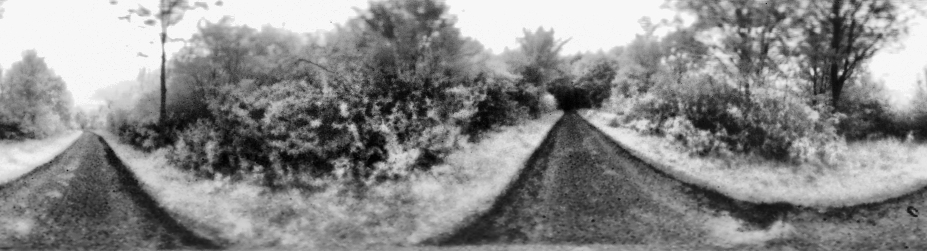
#> input picture figure_scripts/0051_120518-142858_tonemapped.jpg, 927 x 251 px
$ jupyter execute figure1.ipynb
#> lines starting #> are read from the running program, lines starting #| are printed output that depends on the picture
[cell 1]
import sys
sys.path.append('../lib/python/')

import moving_edges

import matplotlib.pyplot as plt
import cv2
import numpy as np
from tabulate import tabulate

plt.rcParams['mathtext.fontset'] = 'cm'
import os
save_filepath = os.getcwd() + "/../figures/"


plt.rcParams['font.sans-serif'] = "Arial"
# Then, "ALWAYS use sans-serif fonts"
plt.rcParams['font.family'] = "sans-serif"
plt.rcParams['pdf.fonttype'] = 42
plt.rcParams['ps.fonttype'] = 42
plt.rcParams['font.size'] = '16'

[cell 2]
image = cv2.imread('0051_120518-142858_tonemapped.jpg', cv2.IMREAD_GRAYSCALE)
#> image is the input picture: shape (251, 927); min 0, max 249, mean 137.1
plt.imshow(image)
print(np.shape(image))
#| (251, 927)

[cell 3]
fig = plt.figure(figsize = (5, 3))
ax = plt.subplot(121)
plt.title("Time forward\n")
arr = np.zeros((927, 927 * 3))
row = image[100, :]
#> row = 927 values, max 248 at index 76, min 1 at index 566, mean 115.7
arr[0, :] = row.repeat(3)
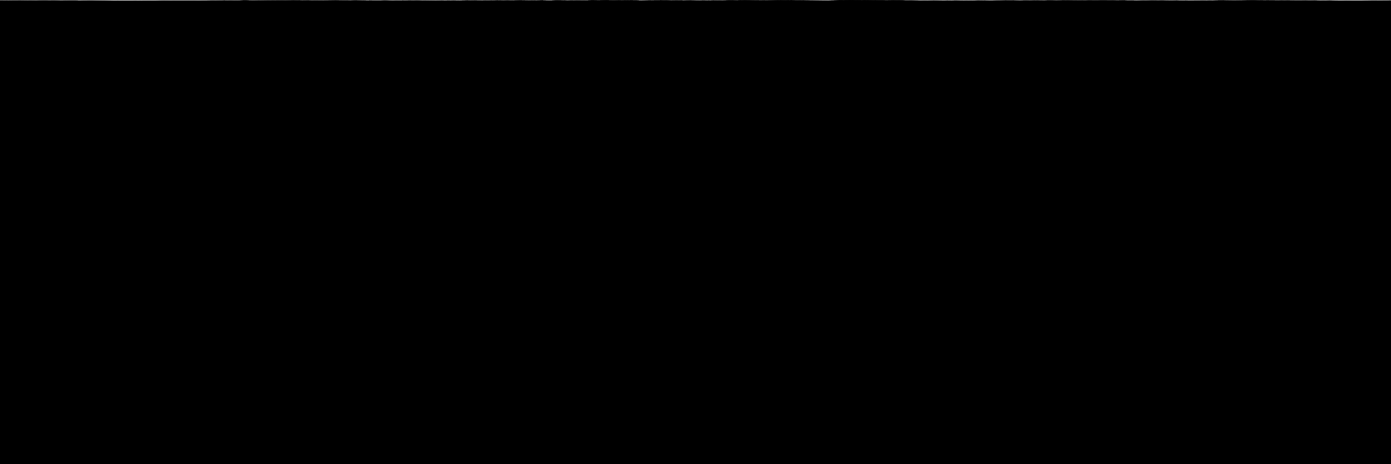
#> arr: shape (927, 2781) float64 (shown at 1/2 size); min 0, max 248, mean 0.1
for i in range(1, np.shape(arr)[0]*2//5):
    arr[i, :] = np.roll(arr[i-1, :], 3)
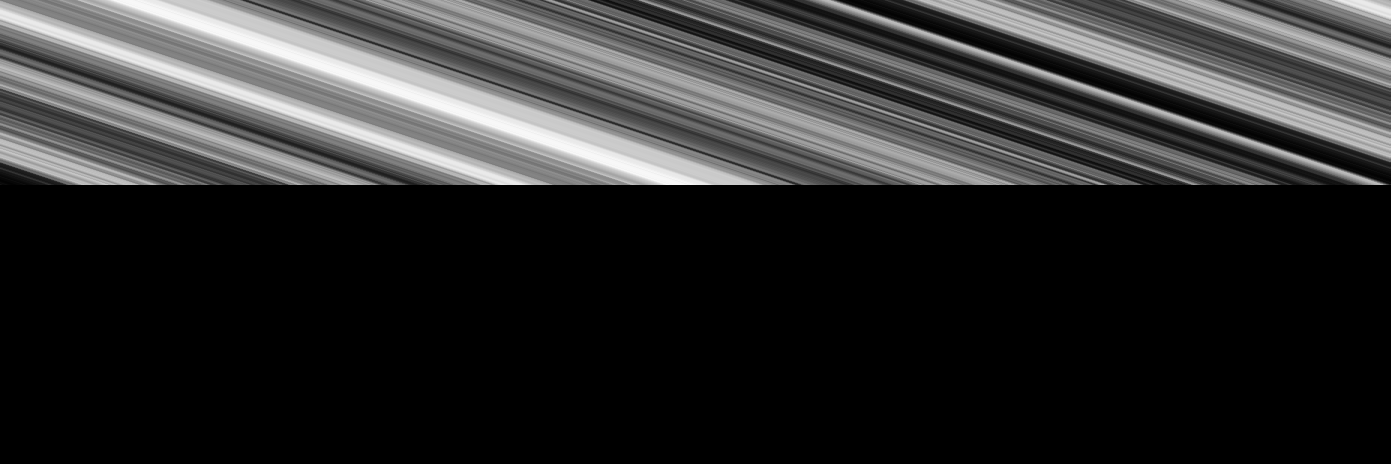
#> arr: shape (927, 2781) float64 (shown at 1/2 size); min 0, max 248, mean 46.2
for i in range(np.shape(arr)[0]*2//5, np.shape(arr)[0]):
    arr[i, :] = np.roll(arr[i-1, :], -1)
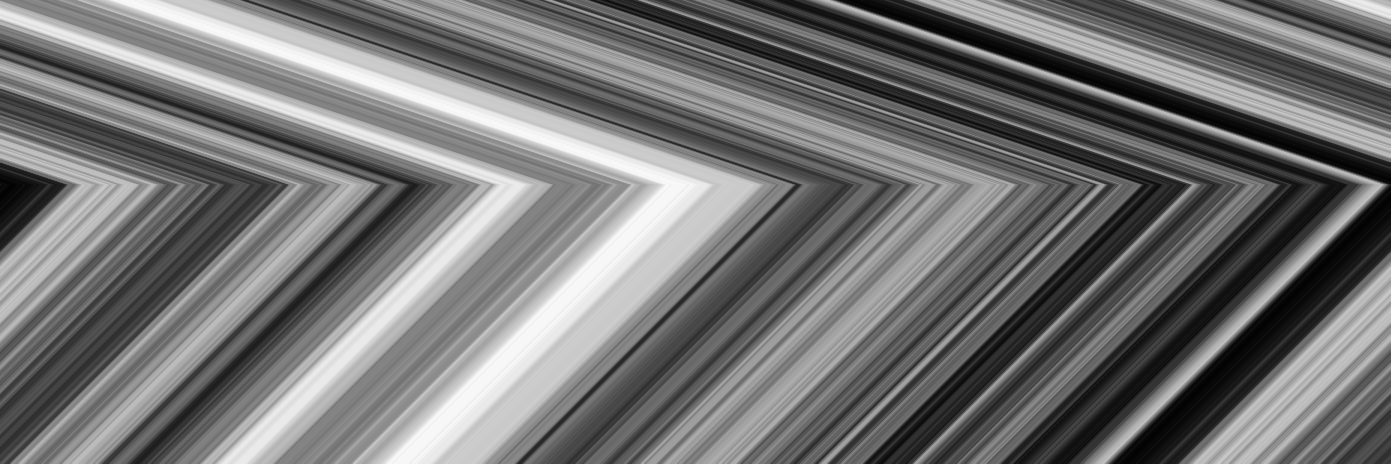
#> arr: shape (927, 2781) float64 (shown at 1/2 size); min 1, max 248, mean 115.7
plt.imshow(arr, cmap = "grey", aspect = 'auto', vmin = 0, vmax = 400)
ax.set_axis_off()
ax = plt.subplot(122)
plt.title("Time reversed\n")
plt.imshow(arr[::-1, :], cmap = "grey", aspect = 'auto', vmin = 0, vmax = 400)
ax.set_axis_off()

plt.tight_layout()
plt.subplots_adjust(wspace = 0.4)

plt.savefig(save_filepath + 'fig1/local_velocities.pdf', bbox_inches = 'tight')
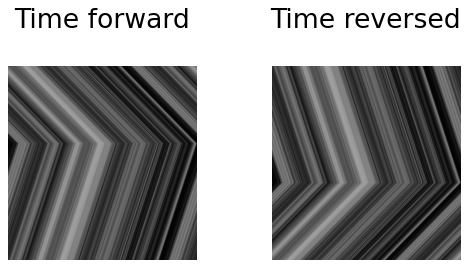
#> figure drawn by matplotlib, 2 panels
plt.savefig(save_filepath + 'fig1/local_velocities.png', bbox_inches = 'tight')
